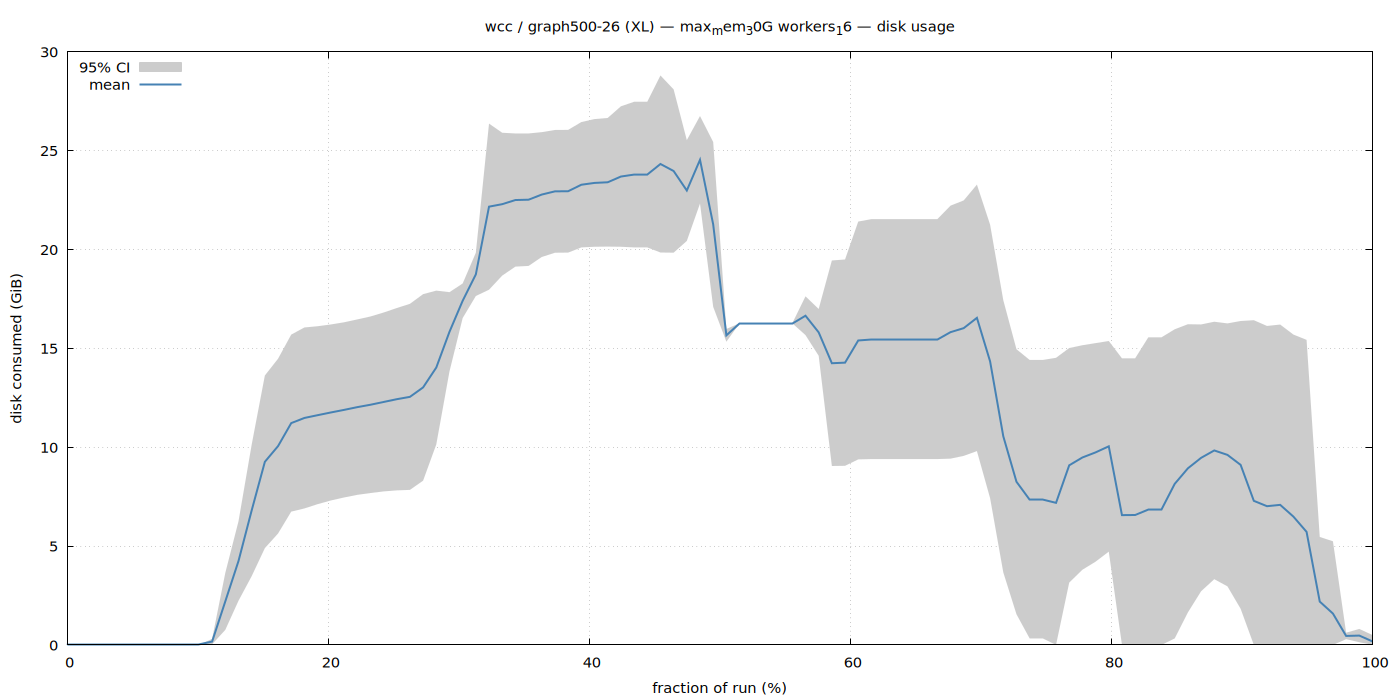

This chart was generated by the following gnuplot code:
set terminal pngcairo size 1400,700 enhanced font 'Sans,11'
set output '/home/ubuntu/nvm/gfrs/wcc/XL/graph500-26/max_mem_30G_workers_16/disk.png'
set title "wcc / graph500-26 (XL) — max_mem_30G workers_16 — disk usage"
set xlabel 'fraction of run (%)'
set ylabel 'disk consumed (GiB)'
set grid
set key top left
set yrange [0:*]
plot '/home/ubuntu/nvm/gfrs/wcc/XL/graph500-26/max_mem_30G_workers_16/disk.dat' using 1:3:4 with filledcurves lc rgb '#cccccc' title '95% CI', \
     '' using 1:2 with lines lw 2 lc rgb '#4682b4' title 'mean'
